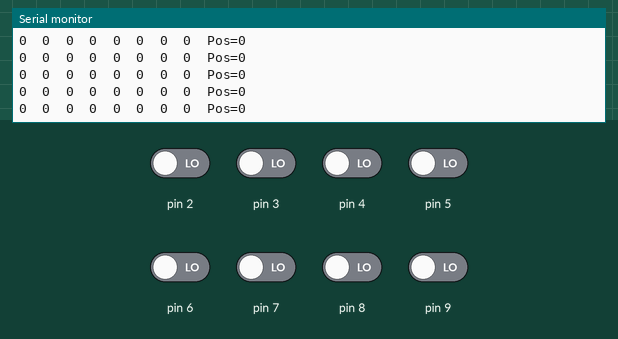
Bench run of a sketch on a simulated Arduino Uno, built with avr-gcc and run on an emulated ATmega328P. On the bench: the last lines printed to the serial monitor. The test bench sets the inputs (shaded band); at power-on: pin 2–9 LOW.

Above: at 10.2 s.
10.3 s: pin 2 driven HIGH
At 10.46 s:
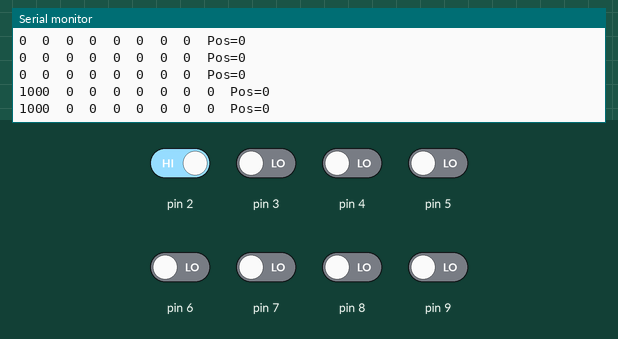
11.8 s: pin 3 driven HIGH
At 11.91 s:
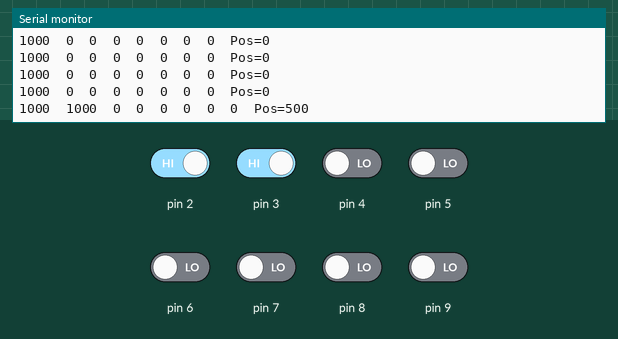
13.3 s: pin 4 driven HIGH
At 13.36 s:
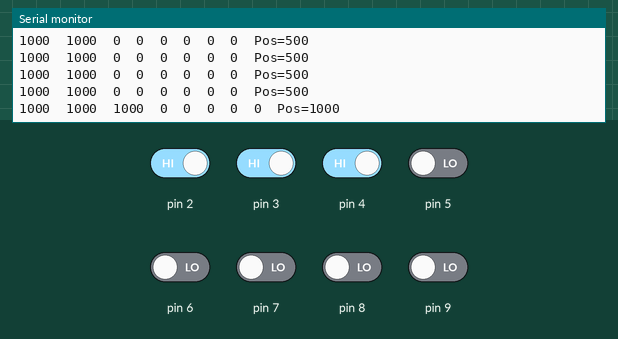
14.8 s: pin 5 driven HIGH
At 14.81 s:
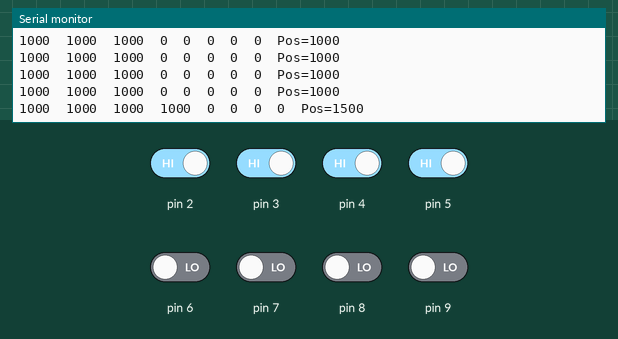
16.3 s: pin 6 driven HIGH
At 16.48 s:
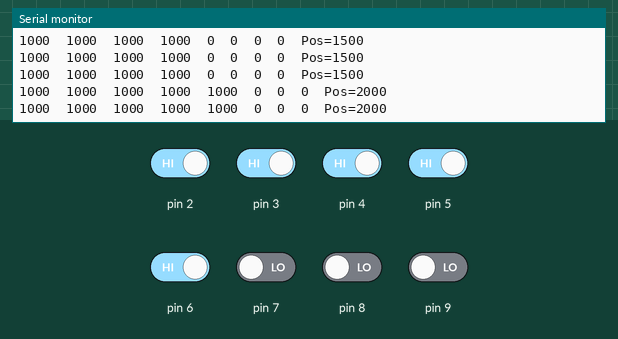
17.8 s: pin 7 driven HIGH
At 17.94 s:
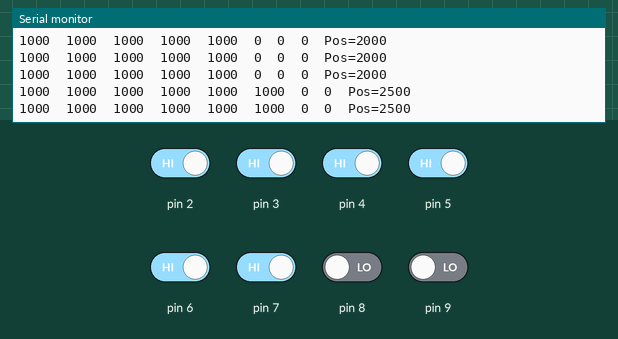

The sketch:

test.ino
```cpp
#include <QTRSensors.h>

QTRSensors qtr;

const uint8_t SensorCount = 8;
uint16_t sensorValues[SensorCount];

void setup()
{
  Serial.begin(115200);

  qtr.setTypeRC();
  qtr.setSensorPins(
    (const uint8_t[]){2, 3, 4, 5, 6, 7, 8, 9},
    SensorCount);

  Serial.println("Calibrare...");

  // Calibrare
  for (uint16_t i = 0; i < 300; i++)
  {
    qtr.calibrate();
    delay(5);
  }

  Serial.println("Gata!");
}

void loop()
{
  uint16_t position = qtr.readLineBlack(sensorValues);

  // Afișează valorile senzorilor
  for (uint8_t i = 0; i < SensorCount; i++)
  {
    Serial.print(sensorValues[i]);
    Serial.print('\t');
  }

  Serial.print("Pos=");
  Serial.println(position);

  delay(100);
}
```

Measured:
- after the input at 10.3 s, the serial monitor: prints a new line after 0.05 s (image 1)
- after the input at 11.8 s, the serial monitor: prints a new line after 0.10 s (image 2)
- after the input at 13.3 s, the serial monitor: prints a new line after 0.05 s (image 3)
- after the input at 14.8 s, the serial monitor: prints a new line at once (image 4)
- after the input at 16.3 s, the serial monitor: prints a new line after 0.07 s (image 5)
- after the input at 17.8 s, the serial monitor: prints a new line at once (image 6)
